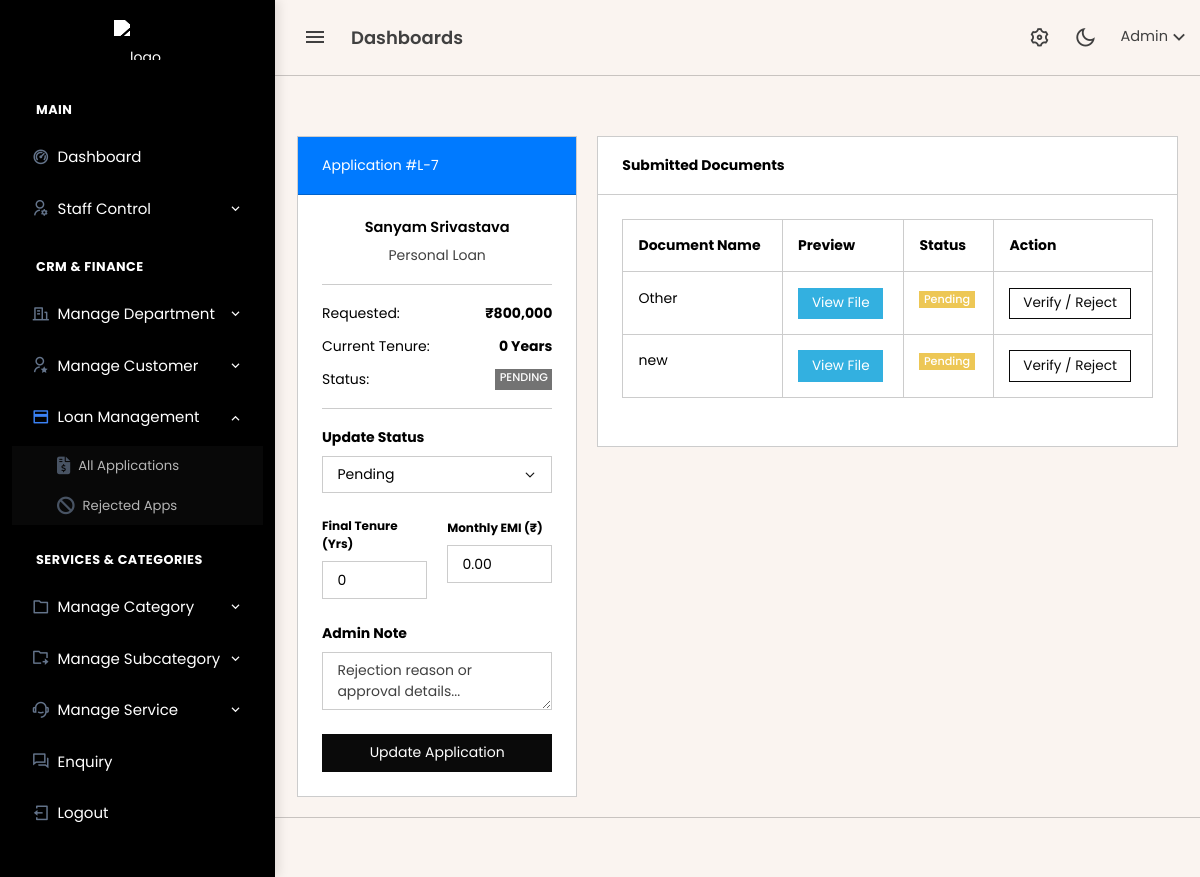
/admin/loan_view.php?id=7 (signed in), run on an earlier commit of the app's database.
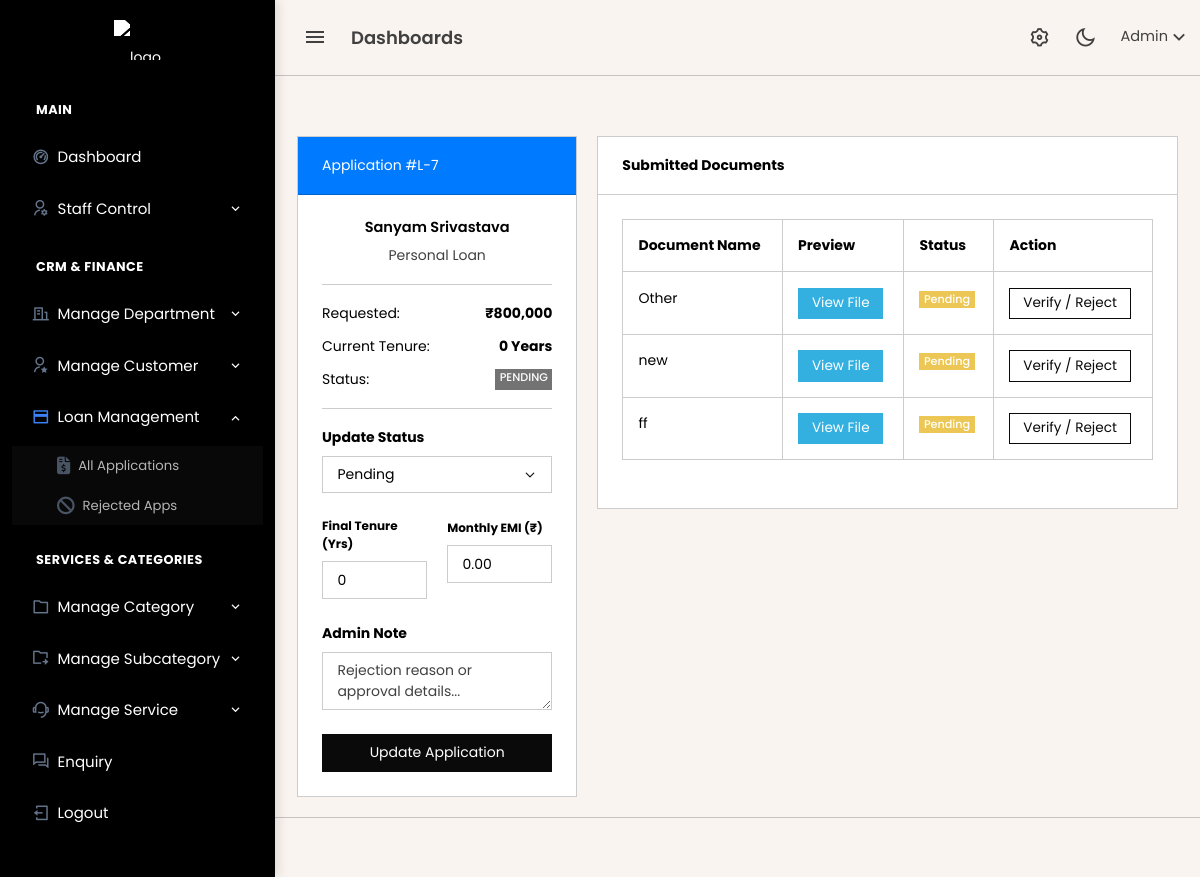
And on a later commit of the database.
### tables this page shows
CREATE TABLE `loan_application_docs` (
  `id` bigint(20) UNSIGNED NOT NULL,
  `loan_application_id` bigint(20) UNSIGNED NOT NULL,
  `doc_name` varchar(255) NOT NULL,
  `doc_path` varchar(255) NOT NULL,
  `created_at` timestamp NOT NULL DEFAULT current_timestamp(),
  `status` enum('pending','verified','rejected') DEFAULT 'pending',
  `rejection_reason` text DEFAULT NULL
);

### admin/loan_view.php (the view, shortened to what the changed rows need)
<?php
include 'header.php';
$loan_id = (int)$_GET['id'];
$docs_res = mysqli_query($conn, "SELECT * FROM loan_application_docs WHERE loan_application_id = $loan_id");
?>
<div class="content-page">
    <div class="content">
        <div class="container-fluid pt-4">
            <div class="row">
                <div class="col-md-8">
                    <div class="card">
                        <div class="card-body">
                            <div class="table-responsive">
                                <table class="table table-bordered">
                                    <thead>
                                        <tr>
                                            <th>Document Name</th>
                                            <th>Preview</th>
                                            <th>Status</th>
                                            <th>Action</th>
                                        </tr>
                                    </thead>
                                    <tbody>
                                        <?php while($doc = mysqli_fetch_assoc($docs_res)) { ?>
                                            <tr>
                                                <td><?= htmlspecialchars($doc['doc_name']) ?></td>
                                                <td>
                                                    <a href="../<?= $doc['doc_path'] ?>" target="_blank" class="btn btn-sm btn-info text-white">View File</a>
                                                </td>
                                                <td>
                                                    <?php if($doc['status'] == 'verified') echo '<span class="badge bg-success">Verified</span>';
                                                          elseif($doc['status'] == 'rejected') echo '<span class="badge bg-danger">Rejected</span>';
                                                          else echo '<span class="badge bg-warning">Pending</span>'; ?>
                                                </td>
                                                <td>
                                                    <button class="btn btn-sm btn-outline-dark" data-bs-toggle="modal" data-bs-target="#docModal<?= $doc['id'] ?>">
                                                        Verify / Reject
                                                    </button>
                                                </td>
                                            </tr>
                                        <?php } ?>
                                    </tbody>
                                </table>
                            </div>
                        </div>
                    </div>
                </div>
            </div>
        </div>
    </div>
</div>
<?php include 'footer.php'; ?>

What changed in the data, as far as the page shows it:
added loan_application_docs: doc_name "ff", status "Pending"
